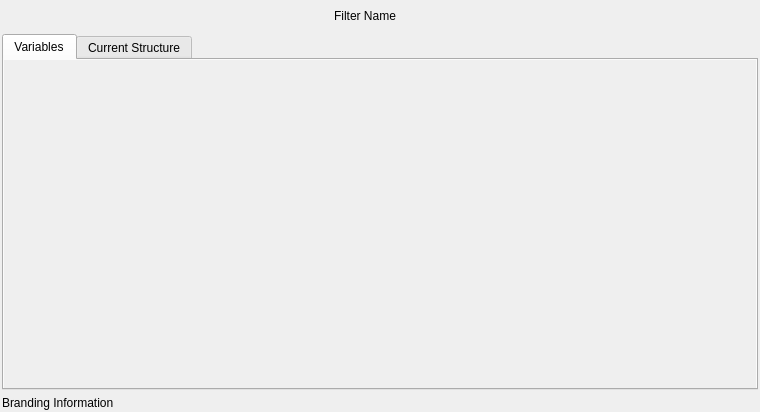
<?xml version="1.0" encoding="UTF-8"?>
<ui version="4.0">
 <class>FilterInputWidget</class>
 <widget class="QWidget" name="FilterInputWidget">
  <property name="geometry">
   <rect>
    <x>0</x>
    <y>0</y>
    <width>760</width>
    <height>412</height>
   </rect>
  </property>
  <property name="windowTitle">
   <string>[*]Filter Input Parameters</string>
  </property>
  <layout class="QVBoxLayout" name="verticalLayout_2">
   <property name="leftMargin">
    <number>0</number>
   </property>
   <property name="topMargin">
    <number>0</number>
   </property>
   <property name="rightMargin">
    <number>0</number>
   </property>
   <property name="bottomMargin">
    <number>0</number>
   </property>
   <item>
    <widget class="QFrame" name="contents">
     <property name="styleSheet">
      <string notr="true"/>
     </property>
     <property name="frameShape">
      <enum>QFrame::NoFrame</enum>
     </property>
     <property name="frameShadow">
      <enum>QFrame::Plain</enum>
     </property>
     <layout class="QGridLayout" name="gridLayout_3">
      <property name="leftMargin">
       <number>2</number>
      </property>
      <property name="topMargin">
       <number>4</number>
      </property>
      <property name="rightMargin">
       <number>2</number>
      </property>
      <property name="bottomMargin">
       <number>2</number>
      </property>
      <item row="2" column="0">
       <widget class="QTabWidget" name="tabWidget">
        <property name="sizePolicy">
         <sizepolicy hsizetype="Expanding" vsizetype="Expanding">
          <horstretch>0</horstretch>
          <verstretch>0</verstretch>
         </sizepolicy>
        </property>
        <property name="tabPosition">
         <enum>QTabWidget::North</enum>
        </property>
        <property name="currentIndex">
         <number>0</number>
        </property>
        <property name="documentMode">
         <bool>false</bool>
        </property>
        <property name="tabsClosable">
         <bool>false</bool>
        </property>
        <property name="tabBarAutoHide">
         <bool>false</bool>
        </property>
        <widget class="QWidget" name="variablesTab">
         <attribute name="title">
          <string>Variables</string>
         </attribute>
         <layout class="QVBoxLayout" name="verticalLayout_4">
          <property name="leftMargin">
           <number>0</number>
          </property>
          <property name="topMargin">
           <number>0</number>
          </property>
          <property name="rightMargin">
           <number>0</number>
          </property>
          <property name="bottomMargin">
           <number>0</number>
          </property>
          <item>
           <widget class="QScrollArea" name="variablesScrollArea">
            <property name="frameShape">
             <enum>QFrame::NoFrame</enum>
            </property>
            <property name="widgetResizable">
             <bool>true</bool>
            </property>
            <widget class="QWidget" name="variablesTabContents">
             <property name="geometry">
              <rect>
               <x>0</x>
               <y>0</y>
               <width>750</width>
               <height>321</height>
              </rect>
             </property>
             <layout class="QVBoxLayout" name="verticalLayout_8">
              <property name="leftMargin">
               <number>2</number>
              </property>
              <property name="topMargin">
               <number>2</number>
              </property>
              <property name="rightMargin">
               <number>2</number>
              </property>
              <property name="bottomMargin">
               <number>2</number>
              </property>
              <item>
               <layout class="QGridLayout" name="variablesGrid"/>
              </item>
              <item>
               <spacer name="verticalSpacer">
                <property name="orientation">
                 <enum>Qt::Vertical</enum>
                </property>
                <property name="sizeHint" stdset="0">
                 <size>
                  <width>20</width>
                  <height>40</height>
                 </size>
                </property>
               </spacer>
              </item>
             </layout>
            </widget>
           </widget>
          </item>
         </layout>
        </widget>
        <widget class="QWidget" name="currentStructureTab">
         <attribute name="title">
          <string>Current Structure</string>
         </attribute>
         <layout class="QVBoxLayout" name="verticalLayout_7">
          <property name="leftMargin">
           <number>0</number>
          </property>
          <property name="topMargin">
           <number>0</number>
          </property>
          <property name="rightMargin">
           <number>0</number>
          </property>
          <property name="bottomMargin">
           <number>0</number>
          </property>
          <item>
           <layout class="QGridLayout" name="currentStructureGrid"/>
          </item>
         </layout>
        </widget>
       </widget>
      </item>
      <item row="0" column="0">
       <layout class="QHBoxLayout" name="horizontalLayout">
        <property name="topMargin">
         <number>0</number>
        </property>
        <item>
         <widget class="QLabel" name="filterHumanLabel">
          <property name="sizePolicy">
           <sizepolicy hsizetype="Expanding" vsizetype="Preferred">
            <horstretch>0</horstretch>
            <verstretch>0</verstretch>
           </sizepolicy>
          </property>
          <property name="styleSheet">
           <string notr="true"/>
          </property>
          <property name="frameShape">
           <enum>QFrame::NoFrame</enum>
          </property>
          <property name="text">
           <string>Filter Name</string>
          </property>
          <property name="alignment">
           <set>Qt::AlignCenter</set>
          </property>
          <property name="wordWrap">
           <bool>true</bool>
          </property>
         </widget>
        </item>
        <item>
         <widget class="HoverButton" name="filterHelpBtn">
          <property name="sizePolicy">
           <sizepolicy hsizetype="Preferred" vsizetype="Fixed">
            <horstretch>0</horstretch>
            <verstretch>0</verstretch>
           </sizepolicy>
          </property>
          <property name="minimumSize">
           <size>
            <width>24</width>
            <height>24</height>
           </size>
          </property>
          <property name="maximumSize">
           <size>
            <width>24</width>
            <height>24</height>
           </size>
          </property>
          <property name="text">
           <string/>
          </property>
          <property name="icon">
           <iconset resource="../../icons/images/Icons.qrc">
            <normaloff>:/help2.png</normaloff>:/help2.png</iconset>
          </property>
          <property name="iconSize">
           <size>
            <width>24</width>
            <height>24</height>
           </size>
          </property>
          <property name="flat">
           <bool>true</bool>
          </property>
         </widget>
        </item>
       </layout>
      </item>
      <item row="3" column="0">
       <widget class="QLabel" name="brandingLabel">
        <property name="text">
         <string>Branding Information</string>
        </property>
        <property name="wordWrap">
         <bool>true</bool>
        </property>
       </widget>
      </item>
     </layout>
    </widget>
   </item>
  </layout>
 </widget>
 <customwidgets>
  <customwidget>
   <class>HoverButton</class>
   <extends>QPushButton</extends>
   <header location="global">HoverButton.h</header>
  </customwidget>
 </customwidgets>
 <resources>
  <include location="../../icons/images/Icons.qrc"/>
 </resources>
 <connections/>
</ui>
